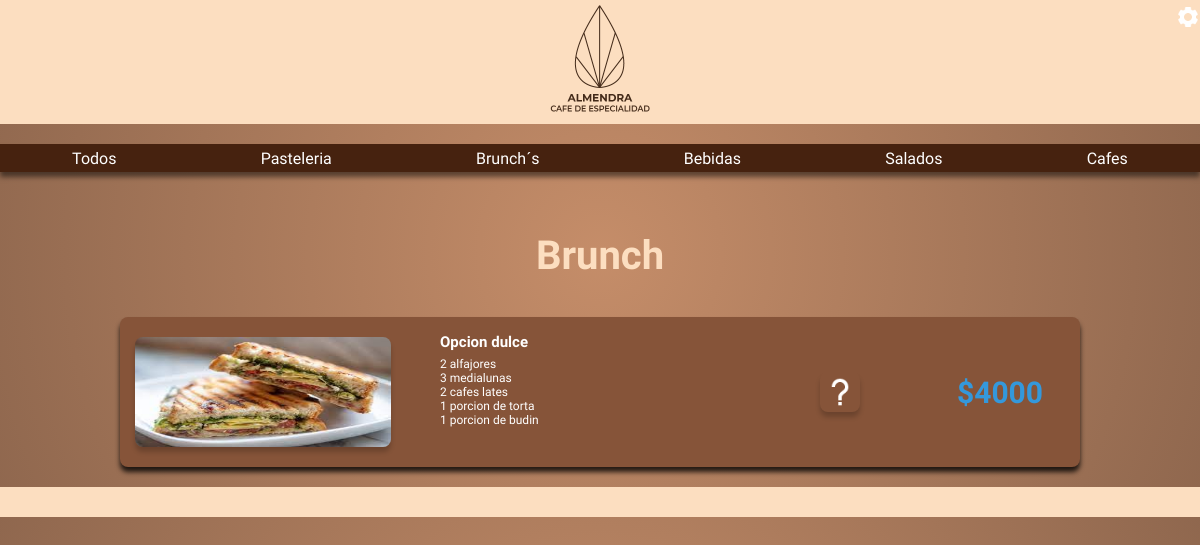
Page /brunch/ on the earlier database version.
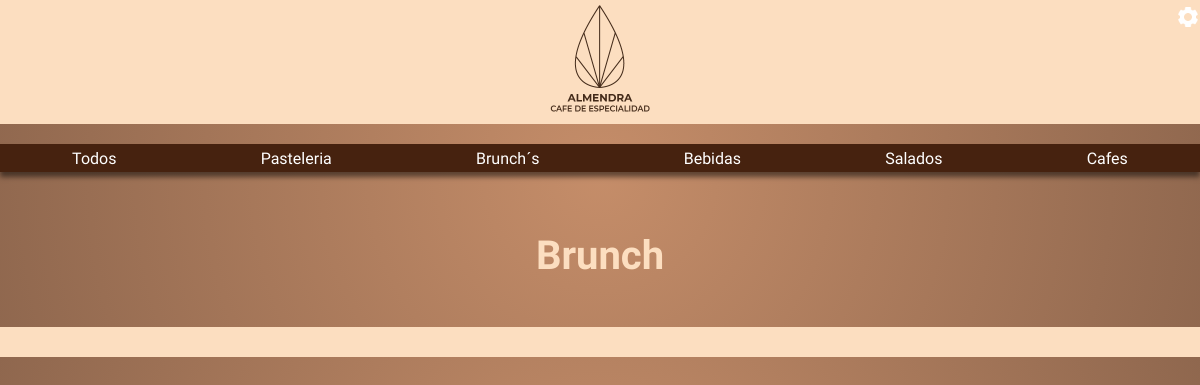
Same page on the later database version.
### almendra_app/models.py (models this page shows)
class brunch_model(models.Model):
     imagen = models.ImageField(blank=True, null = True,upload_to='brunchs/')
     titulo = models.CharField(max_length=42, blank = True, null = True)
     descripcion = RichTextUploadingField(max_length=500, blank = True, null = True)
     informacion = models.CharField(max_length=184, blank = True, null = True)
     precio = models.CharField(max_length=50, blank = True, null = True)

### almendra_app/views.py (the view)
# urls.py: path('brunch/', brunch, name = 'brunch'),
def brunch (request):
    form_brunch = brunch_model.objects.all()
    form_populares = populares_model.objects.all()
    return render (request,'almendra_app/opciones/brunch/brunch.html',{'form_brunch':form_brunch,'form_populares':form_populares})

### almendra_app/templates/almendra_app/opciones/brunch/brunch.html (shortened to what this page needs)
{% extends 'almendra_app/inicio.html' %}

### almendra_app/templates/almendra_app/inicio.html (shortened to what this page needs)
<!DOCTYPE html>
<html lang="en">
<head>
    {% load static %}
    <link rel="stylesheet" href="{% static 'almendra_app/styles_inicio_2.css' %}">
</head>
<body>
    {% block header %}
    <header>
        <div class="div_logo">
            <img src="{% static 'almendra_app/img/logo.png' %}" class="logo" >
        </div>
        <div class="div_home">
        <a href="{% url 'opciones' %}" id="home_button">
            <img class='home_icon' src="{% static 'almendra_app/icons/setting.png' %}" width="24">
        </a>
    </div>
    </header>
    <section class="menu_horizontal">
        <div class="menu_container">
            <a href="{% url 'inicio' %}">Todos</a>
            <a href="{% url 'pasteleria' %}">Pasteleria</a>
            <a href="{% url 'brunch' %}">Brunch´s</a>
            <a href="{% url 'bebidas' %}">Bebidas</a>
            <a href="{% url 'salados' %}">Salados</a>
            <a href="{% url 'cafes' %}"">Cafes</a>
        </div>
    </section>
        {% endblock %}
    {% block brunch %}
        <section class="mid_brunch">
            <h1 class="titulo_brunch">Brunch</h1>
                  {% for b in form_brunch %}
                <div class="container_brunch">
                <div class="targeta_brunch">
                    {% if b.imagen %}
                    <img src={{ b.imagen.url }}>
                    {% endif %}
                  <h4>{{ b.titulo }}</h4>
                    <ul>
                        <li> {{ b.descripcion|safe }}</li>
                     </ul>
                     <h3>{{ b.precio }}</h3>
                     <img class= 'delete' id = '{{ b.id }}' onclick="abrir_funcion_brunch({{ b.id }},'{{ b.titulo }}')" src="{% static 'almendra_app/icons/question.png' %}" name="boton50"></a>
                </div>
             {% endfor %}
    </div>
    </section>
    {% endblock %}
 <footer>
 </footer>
</body>
</html>

Differences in the rows shown:
removed brunch_model: imagen (picture), titulo "Opcion dulce", descripcion "2 alfajores 3 medialunas 2 cafes lates 1 porcion de torta 1 porcion de budin", precio "$4000"
